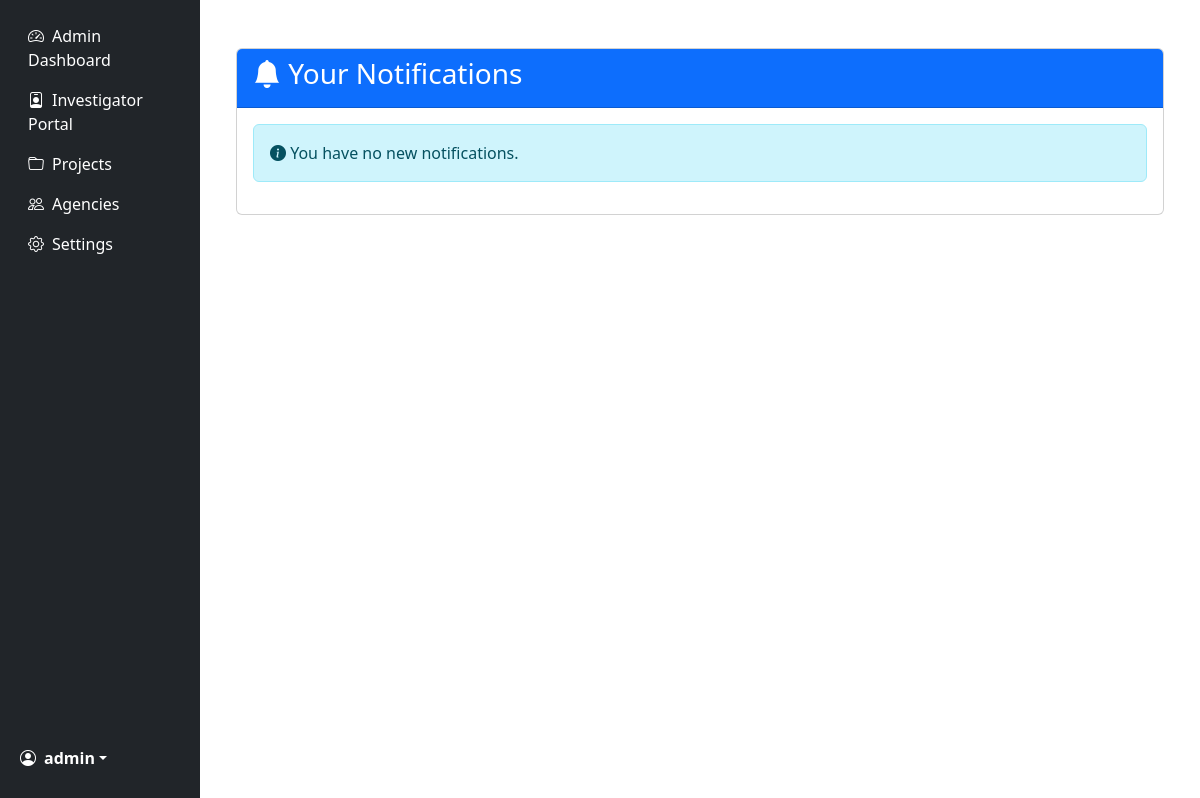
/notifications/ (signed in), run on an earlier commit of the app's database.
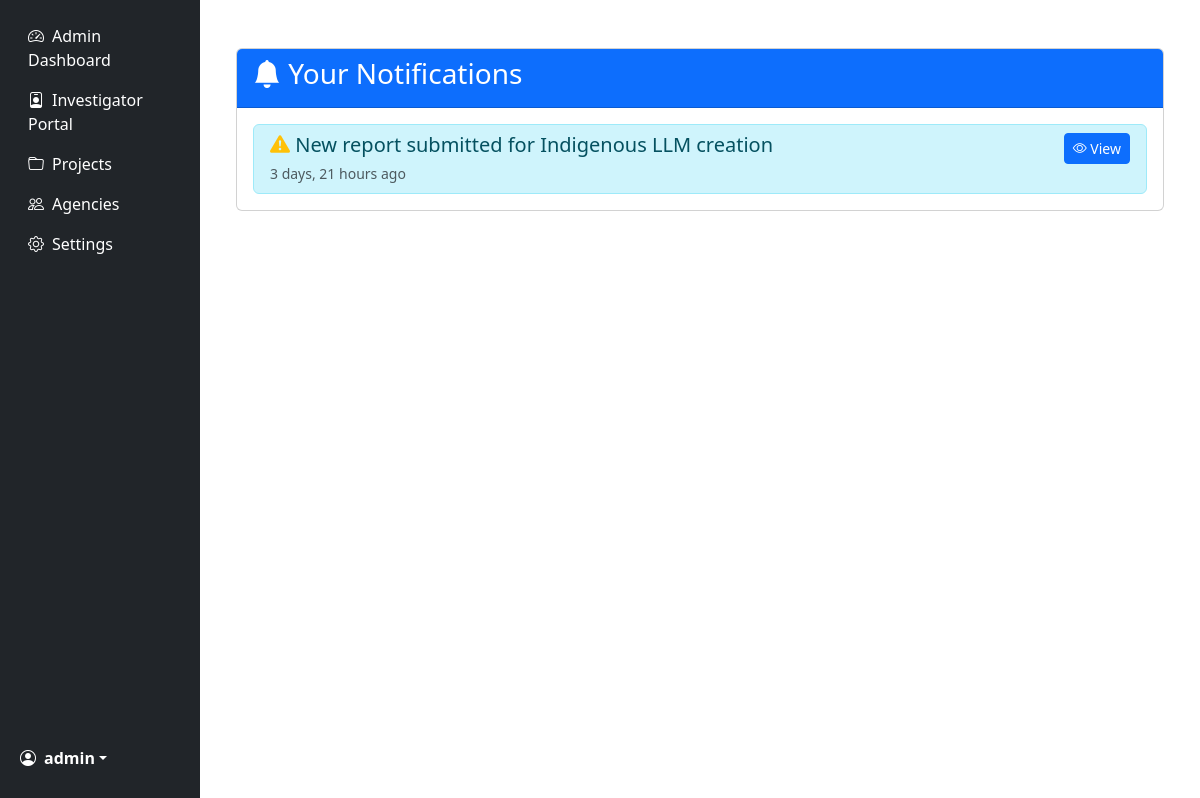
And on a later commit of the database.
### dashboard/models.py (models this page shows, shortened)
class Notification(models.Model):
    user = models.ForeignKey(User, on_delete=models.CASCADE, related_name='notifications')
    message = models.TextField()
    report = models.ForeignKey('Report', on_delete=models.CASCADE, null=True, blank=True)
    is_read = models.BooleanField(default=False)
    created_at = models.DateTimeField(auto_now_add=True)
    notification_type = models.CharField(
        max_length=20,
        choices=[
            ('report_submitted', 'Report Submitted'),
            ('report_approved', 'Report Approved'),
            ('report_rejected', 'Report Rejected'),
            ('resubmit_request', 'Resubmission Requested')
        ],
        default='report_submitted'
    )
    class Meta:
        ordering = ['-created_at']
        verbose_name = 'Investigator Notification'
        verbose_name_plural = 'Investigator Notifications'

### dashboard/views.py (the view)
# urls.py: path('notifications/', views.view_notifications, name='view_notifications'),
@login_required
def view_notifications(request):
    notifications = Notification.objects.filter(user=request.user).order_by('-created_at')
    return render(request, 'dashboard/notifications.html', {
        'notifications': notifications
    })

### dashboard/context_processors.py (called while the page is built)
def notifications_count(request):
    if request.user.is_authenticated:
        return {
            'unread_notifications_count': Notification.objects.filter(
                user=request.user,
                is_read=False
            ).count()
        }
    return {}

### dashboard/templates/dashboard/notifications.html (shortened to what this page needs)
{% extends "dashboard/base.html" %}
{% block content %}
<div class="container mt-4">
    <div class="card">
        <div class="card-header bg-primary text-white">
            <h3><i class="bi bi-bell-fill"></i> Your Notifications</h3>
        </div>
        <div class="card-body">
            {% if notifications %}
                <div class="list-group">
                    {% for notification in notifications %}
                        <div class="list-group-item {% if not notification.is_read %}list-group-item-info{% endif %}">
                            <div class="d-flex justify-content-between align-items-start">
                                <div class="me-3 flex-grow-1">
                                    <h5 class="mb-1">
                                        {% if notification.notification_type == 'report_approved' %}
                                            <i class="bi bi-check-circle-fill text-success"></i>
                                        {% elif notification.notification_type == 'report_rejected' %}
                                            <i class="bi bi-x-circle-fill text-danger"></i>
                                        {% else %}
                                            <i class="bi bi-exclamation-triangle-fill text-warning"></i>
                                        {% endif %}
                                        {{ notification.message }}
                                    </h5>
                                    <small class="text-muted">{{ notification.created_at|timesince }} ago</small>
                                </div>
                                {% if notification.report %}
                                    <div class="btn-group btn-group-sm">
                                        <a href="{% url 'view_report' notification.report.id %}"
                                           class="btn btn-primary">
                                            <i class="bi bi-eye"></i> View
                                        </a>
                                    </div>
                                {% endif %}
                            </div>
                        </div>
                    {% endfor %}
                </div>
            {% else %}
                <div class="alert alert-info">
                    <i class="bi bi-info-circle-fill"></i> You have no new notifications.
                </div>
            {% endif %}
        </div>
    </div>
</div>
{% endblock %}

What changed in the data, as far as the page shows it:
added Notification: notification_type "report_submitted" (drawn), message "New report submitted for Indigenous LLM creation", created_at "3 days, 21 hours", shows "View"
Also different on the page:
text no longer shown: "You have no new notifications."
